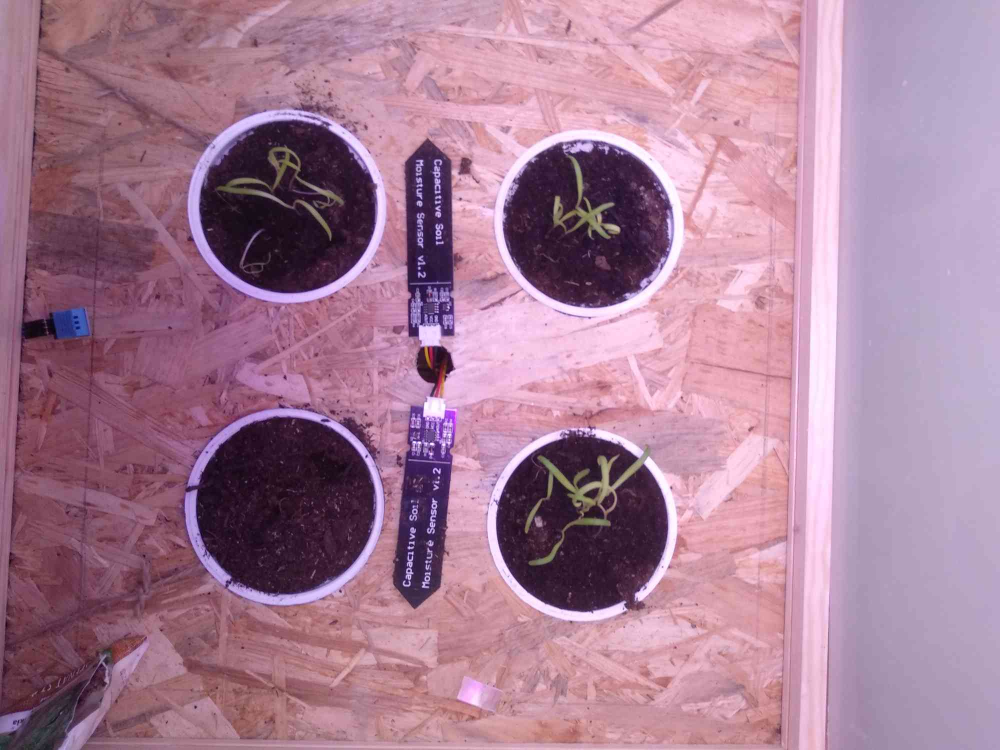
#> input picture Resources/Screen3.jpg, 2000 x 1500 px (shown at 1/2 size)
$ python main.py
#> lines starting #> are read from the running program, lines starting #| are printed output that depends on the picture; after the words box and inside, x2 and y2 are one past the last pixel; in counts of white or black regions, pixels touching at a corner belong together
import cv2
import numpy as np

def stackImages(scale,imgArray):
    rows = len(imgArray)
    cols = len(imgArray[0])
    rowsAvailable = isinstance(imgArray[0], list)
    width = imgArray[0][0].shape[1]
    height = imgArray[0][0].shape[0]
    if rowsAvailable:
        for x in range ( 0, rows):
            for y in range(0, cols):
                if imgArray[x][y].shape[:2] == imgArray[0][0].shape [:2]:
                    imgArray[x][y] = cv2.resize(imgArray[x][y], (0, 0), None, scale, scale)
                else:
                    imgArray[x][y] = cv2.resize(imgArray[x][y], (imgArray[0][0].shape[1], imgArray[0][0].shape[0]), None, scale, scale)
                if len(imgArray[x][y].shape) == 2: imgArray[x][y]= cv2.cvtColor( imgArray[x][y], cv2.COLOR_GRAY2BGR)
        imageBlank = np.zeros((height, width, 3), np.uint8)
        hor = [imageBlank]*rows
        hor_con = [imageBlank]*rows
        for x in range(0, rows):
            hor[x] = np.hstack(imgArray[x])
        ver = np.vstack(hor)
    else:
        for x in range(0, rows):
            if imgArray[x].shape[:2] == imgArray[0].shape[:2]:
                imgArray[x] = cv2.resize(imgArray[x], (0, 0), None, scale, scale)
            else:
                imgArray[x] = cv2.resize(imgArray[x], (imgArray[0].shape[1], imgArray[0].shape[0]), None,scale, scale)
            if len(imgArray[x].shape) == 2: imgArray[x] = cv2.cvtColor(imgArray[x], cv2.COLOR_GRAY2BGR)
        hor= np.hstack(imgArray)
        ver = hor
    return ver
def getContours(img):
    contours,hierarchy = cv2.findContours(img, cv2.RETR_EXTERNAL, cv2.CHAIN_APPROX_NONE)
    for cnt in contours:
        area = cv2.contourArea(cnt)
        print(area)
        if area > 2000:
            # cv2.drawContours(imageContour, cnt , -1 , (0,255,0),2)
            peri = cv2.arcLength(cnt, True)
            # print(peri)
            approx = cv2.approxPolyDP(cnt, 0.005 * peri, True)
            print(len(approx))
            objCor = len(approx)
            x, y, w, h = cv2.boundingRect(approx)
            cv2.rectangle(imageContour, (x, y), (x + w, y + h), (0, 255, 0), 2)
            cv2.putText(imageContour,"Kvetinac",(x+(w//2), y+h+15), cv2.FONT_HERSHEY_COMPLEX, 0.6, (255,255,255),2)

kernel = np.ones((5,5),np.uint8)
# [4 lines of commented-out code are left out]
image = cv2.imread("Resources/Screen3.jpg")
#> image is the input picture: shape (1500, 2000, 3); mean B, G, R 149.6, 125.6, 167
image = cv2.resize(image,(700,950))
#> image: shape (950, 700, 3)
imgC1 = image[140:340,140:350]
imgC2 = image[140:340,375:585]
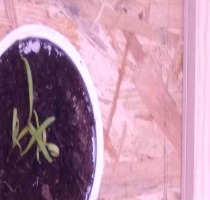
#> imgC2: shape (200, 210, 3); mean B, G, R 161.2, 138.7, 180.8
imgC3 = image[380:580,140:350]
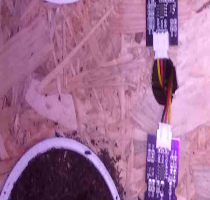
#> imgC3: shape (200, 210, 3); mean B, G, R 148.7, 111, 162.4
imgC4 = image[380:580,375:585]
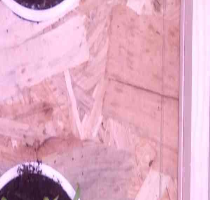
#> imgC4: shape (200, 210, 3); mean B, G, R 194, 170.8, 223.3
imageStackCropp = stackImages(1,([imgC1, imgC2], [imgC3, imgC4]))
imageContour = imageStackCropp.copy()

imgCMerged = cv2.cvtColor(imageStackCropp, cv2.COLOR_BGR2GRAY)
imgCMerged = cv2.GaussianBlur(imgCMerged, (7,7),4)
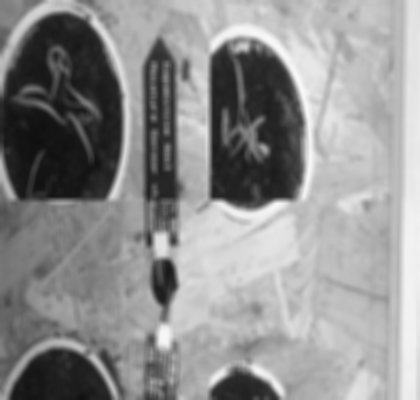
#> imgCMerged: shape (400, 420); min 15, max 248, mean 143.2
imgCMergedCanny = cv2.Canny(imgCMerged, 45,45)
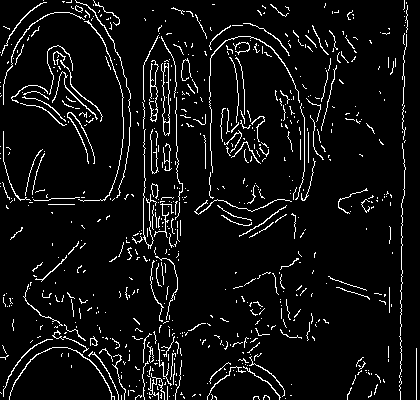
#> imgCMergedCanny: shape (400, 420); 6.4% white in thin lines or dots
imgCMergedDill = cv2.dilate(imgCMergedCanny, kernel, iterations = 1)
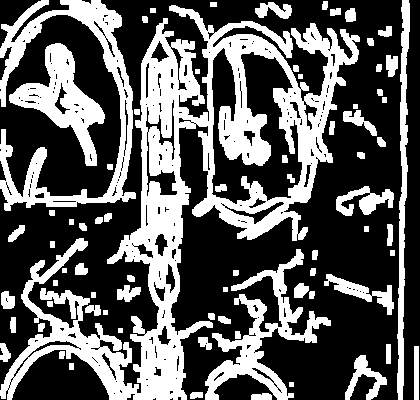
#> imgCMergedDill: shape (400, 420); 36% white; 75 white regions

# [26 lines of commented-out code are left out]
getContours(imgCMergedDill)
#> in getContours, `contours,hierarchy = cv2.findContours(img, cv2.RETR_EXTERNAL, cv2.CHAI..`: contours = 72 contours, 8 with area under 20; largest, box (x1, y1, x2, y2) and area: (0, 5, 360, 400) 43002, (0, 0, 136, 211) 7059, (205, 249, 331, 400) 4409, (9, 43, 105, 166) 4129, (397, 0, 410, 400) 2030
#> the loop in getContours, `for cnt in contours:` made 72 passes
#> (area, peri, approx, objCor, x, y, w, h) on pass 71: (2029.5, 846.9, [[408, 0], [402, 0], [398, 399], [403, 385]], 4, 398, 0, 11, 400)
#> (area, peri, objCor, x, y, w, h) on passes 35, 60, 67, 72: (4409, 1208.1, 46, 205, 249, 126, 151), (4129, 411.5, 26, 9, 43, 96, 123), (43002.5, 4514.6, 40, 1, 6, 357, 394), (7059, 1567.1, 27, 0, 0, 136, 210)
#| 104.5
#| 61.5
#| 16.0
#| 24.0
#| 604.5
#| 32.0
#| 212.0
#| 76.0
#> (further printed lines are left out)
#> after the loop in getContours, `for cnt in contours:`:
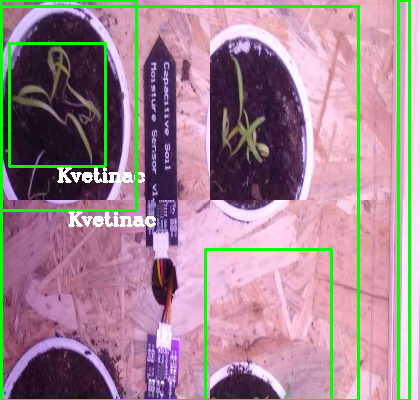
#> imageContour: shape (400, 420, 3); mean B, G, R 145.2, 134.9, 161.2

# [4 lines of commented-out code are left out]
cv2.imshow("Output_Edges", imgCMergedCanny)
# cv2.imshow("OutputC2", imageStack2)
# cv2.imshow("OutputC3", imageStack3)
# cv2.imshow("OutputC4", imageStack4)
cv2.imshow("Output_BoundBoxes", imageContour)
cv2.imshow("Output_MergedDill", imgCMergedDill)
cv2.waitKey(0)

$ run again, with Resources/Screen2.jpg copied over Resources/Screen3.jpg
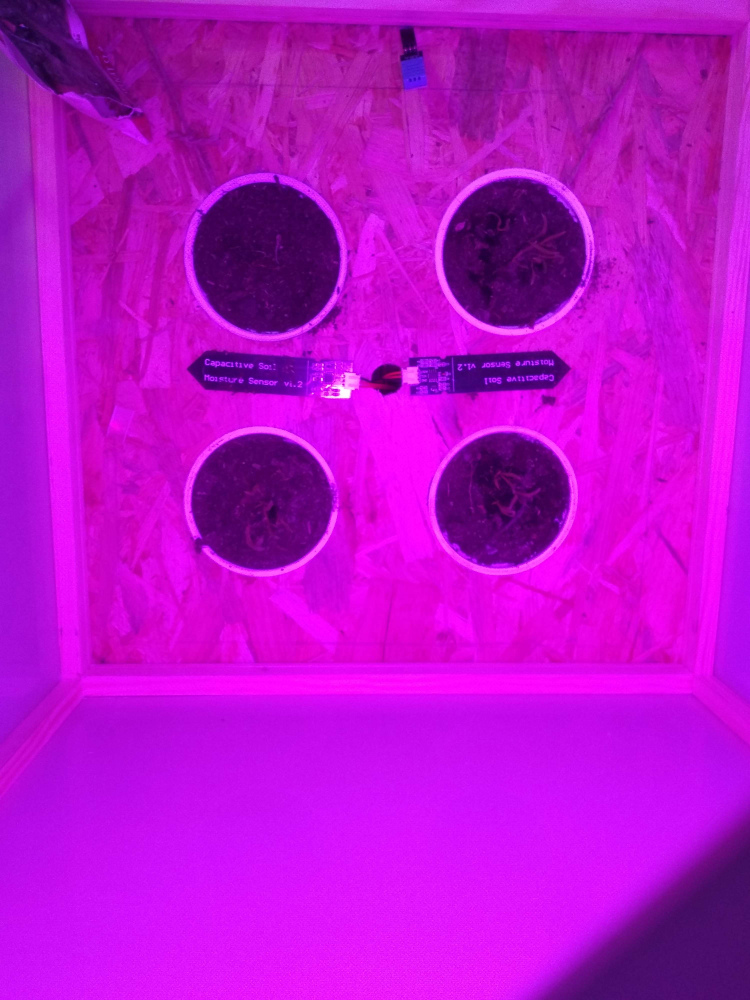
#> input picture Resources/Screen2.jpg, 3000 x 4000 px (shown at 1/4 size)
#> image is the input picture: shape (4000, 3000, 3); mean B, G, R 204, 13.4, 185.1
#> image: shape (950, 700, 3)
#> `imgCMergedCanny = cv2.Canny(imgCMerged, 45,45)`:
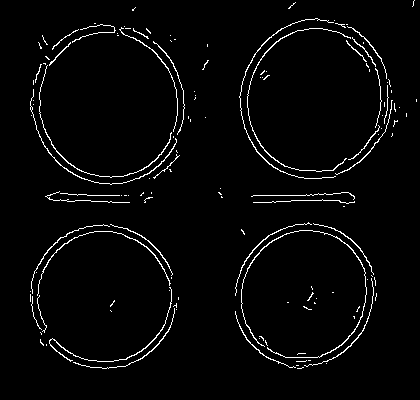
#> imgCMergedCanny: shape (400, 420); 2.9% white in thin lines or dots, all inside (x1, y1, x2, y2) = (30, 0, 417, 369)
#> imgCMergedDill: shape (400, 420); 16.3% white; 25 white regions
#> contours = 20 contours, 1 with area under 20; largest, box (x1, y1, x2, y2) and area: (28, 21, 193, 187) 20735, (237, 16, 402, 181) 20160, (28, 222, 181, 371) 17510, (233, 220, 379, 371) 16696, (249, 190, 357, 209) 1090
#> the loop in getContours, `for cnt in contours:` made 20 passes
#> (area, peri, objCor, x, y, w, h) on passes 2, 3, 16, 17: (17510.5, 522.2, 18, 28, 222, 153, 147), (16695.5, 538, 21, 233, 220, 146, 150), (20735, 714.3, 34, 28, 21, 165, 165), (20160.5, 579.3, 21, 238, 17, 164, 164)
#> (printed output is left out)
#> after the loop in getContours, `for cnt in contours:`:
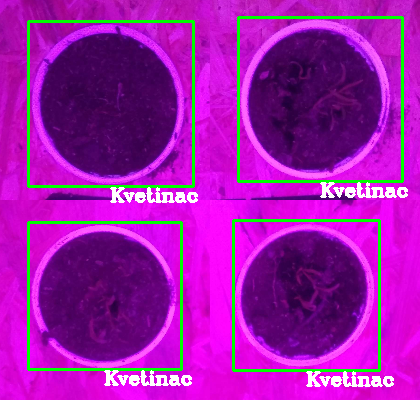
#> imageContour: shape (400, 420, 3); mean B, G, R 171.7, 25.3, 160.6

$ run again, with Resources/Screen.jpg copied over Resources/Screen3.jpg
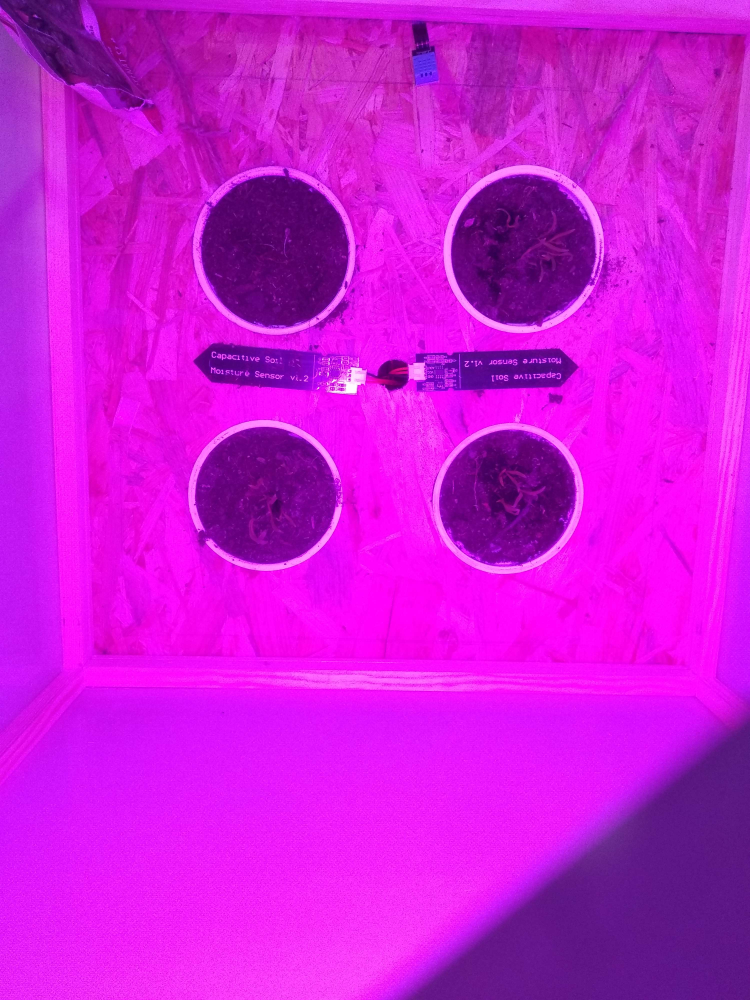
#> input picture Resources/Screen.jpg, 3000 x 4000 px (shown at 1/4 size)
#> image is the input picture: shape (4000, 3000, 3); mean B, G, R 216.5, 22.7, 203.8
#> image: shape (950, 700, 3)
#> imgCMergedCanny: shape (400, 420); 3.2% white in thin lines or dots
#> imgCMergedDill: shape (400, 420); 18.1% white; 43 white regions
#> contours = 28 contours, 6 with area under 20; largest, box (x1, y1, x2, y2) and area: (33, 14, 200, 180) 21032, (246, 13, 412, 179) 20628, (32, 216, 185, 365) 17516, (231, 210, 383, 369) 17146, (210, 183, 369, 205) 1850
#> the loop in getContours, `for cnt in contours:` made 28 passes
#> (area, peri, objCor, x, y, w, h) on passes 4, 5, 18, 20: (17516.5, 527, 20, 33, 216, 152, 148), (17146.5, 522.8, 22, 231, 210, 152, 158), (21032, 666.9, 34, 33, 14, 167, 166), (20627.5, 620.5, 26, 246, 13, 166, 165)
#> (printed output is left out)
#> after the loop in getContours, `for cnt in contours:`:
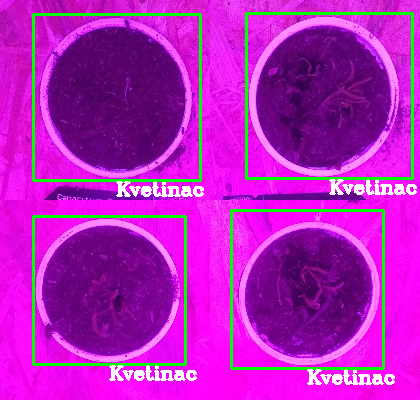
#> imageContour: shape (400, 420, 3); mean B, G, R 189.3, 32.9, 180.6
